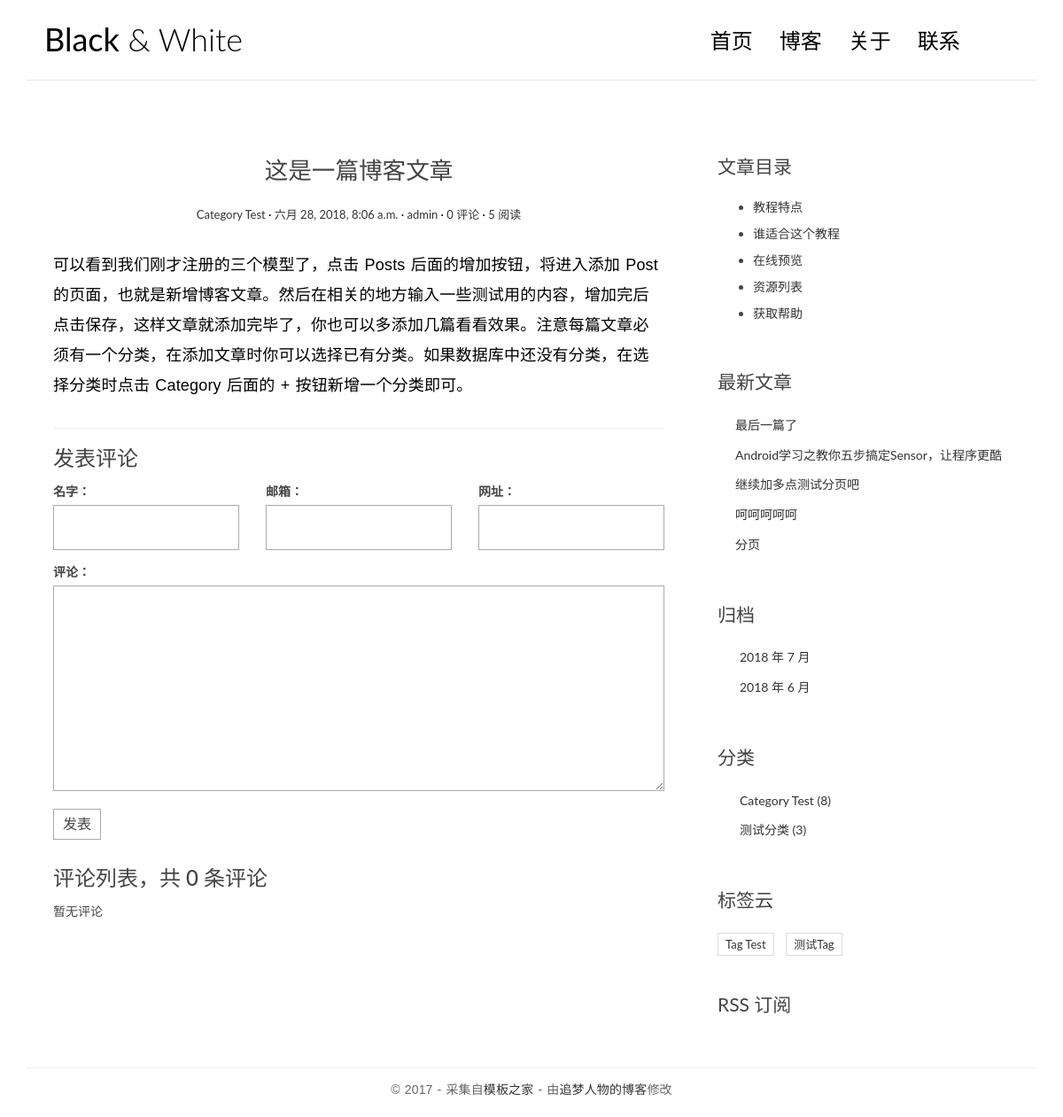
The app's page /post/2/ with its own data.
### blog/models.py (models this page shows, shortened)
@python_2_unicode_compatible
class Post(models.Model):
    title = models.CharField(max_length=70)         # max_length 参数则指定允许的最大长度
    body = models.TextField()
    created_time = models.DateTimeField()
    modified_time = models.DateTimeField()
    excerpt = models.CharField(max_length=200, blank=True)
    category = models.ForeignKey(Category)          # 一对多的关联关系
    tags = models.ManyToManyField(Tag, blank=True)  # 多对多的关联关系
    author = models.ForeignKey(User)
    views = models.PositiveIntegerField(default=0)
    def increase_views(self):
        self.views += 1
        self.save(update_fields=['views'])
    def get_absolute_url(self):
        return reverse('blog:detail', kwargs={'pk': self.pk})
    class Meta:
        ordering = ['-created_time']
    def save(self, *args, **kwargs):
        if not self.excerpt:
            md = markdown.Markdown(extensions=[
                'markdown.extensions.extra',
                'markdown.extensions.codehilite',
            ])
            self.excerpt = strip_tags(md.convert(self.body))[:54]
        super(Post, self).save(*args, **kwargs)

class Category(models.Model):
    name = models.CharField(max_length=100)

class Tag(models.Model):
    name = models.CharField(max_length=100)

### blog/views.py (the view)
# urls.py: url(r'^post/(?P<pk>[0-9]+)/$', views.PostDetailView.as_view(), name='detail'),
class PostDetailView(DetailView):
    model = Post
    template_name = 'blog/detail.html'
    context_object_name = 'post'
    def get(self, request, *args, **kwargs):
        response = super(PostDetailView, self).get(request, *args, **kwargs)
        self.object.increase_views()
        return response
    def get_object(self, queryset=None):
        post = super(PostDetailView, self).get_object(queryset=None)
        post.body = markdown.markdown(post.body,
                                      extensions=[
                                          'markdown.extensions.extra',
                                          'markdown.extensions.codehilite',
                                          'markdown.extensions.toc',
                                      ])
        return post
    def get_context_data(self, **kwargs):
        context = super(PostDetailView, self).get_context_data(**kwargs)
        form = CommentForm()
        comment_list = self.object.comment_set.all()
        context.update({
            'form': form,
            'comment_list': comment_list
        })
        return context

### comments/forms.py
class CommentForm(forms.ModelForm):
    class Meta:
        model = Comment
        fields = ['name', 'email', 'url', 'text']

### blog/templatetags/blog_tags.py (called while the page is built)
@register.simple_tag
def get_recent_posts(num=5):
    return Post.objects.all().order_by('-created_time')[:num]

@register.simple_tag
def archives():
    return Post.objects.dates('created_time', 'month', order='DESC')

@register.simple_tag
def get_categories():
    return Category.objects.annotate(num_posts=Count('post')).filter(num_posts__gt=0)

@register.simple_tag
def get_tags():
    return Tag.objects.annotate(num_posts=Count('post')).filter(num_posts__gt=0)

### templates/blog/detail.html (shortened to what this page needs)
{% extends 'base.html' %}
{% block main %}
    <article class="post post-{{ post.pk }}">
        <header class="entry-header">
            <h1 class="entry-title">{{ post.title }}</h1>
            <div class="entry-meta">
                <span class="post-category"><a href="#">{{ post.category.name }}</a></span>
                <span class="post-date"><a href="#"><time class="entry-date"
                                                          datetime="{{ post.created_time }}">{{ post.created_time }}</time></a></span>
                <span class="post-author"><a href="#">{{ post.author }}</a></span>
                <span class="comments-link"><a href="#">{{ post.comment_set.count }} 评论</a></span>
                <span class="views-count"><a href="#">{{ post.views }} 阅读</a></span>
            </div>
        </header>
        <div class="entry-content clearfix">
            {{ post.body|safe }}
        </div>
    </article>
    <section class="comment-area" id="comment-area">
        <hr>
        <h3>发表评论</h3>
        <form action="{% url 'comments:post_comment' post.pk %}" method="post" class="comment-form">
            <div class="row">
                <div class="col-md-4">
                    <label for="{{ form.name.id_for_label }}">名字：</label>
                    {{ form.name }}
                </div>
                <div class="col-md-4">
                    <label for="{{ form.email.id_for_label }}">邮箱：</label>
                    {{ form.email }}
                </div>
                <div class="col-md-4">
                    <label for="{{ form.url.id_for_label }}">网址：</label>
                    {{ form.url }}
                </div>
                <div class="col-md-12">
                    <label for="{{ form.text.id_for_label }}">评论：</label>
                    {{ form.text }}
                    <button type="submit" class="comment-btn">发表</button>
                </div>
            </div>
        </form>
        <div class="comment-list-panel">
            <h3>评论列表，共 <span>{{ post.comment_set.count }}</span> 条评论</h3>
            <ul class="comment-list list-unstyled">
                {% for comment in comment_list %}
                <li class="comment-item">
                    <span class="nickname">{{ comment.name }}</span>
                    <time class="submit-date" datetime="2012-11-09T23:15:57+00:00">{{ comment.created_time }}</time>
                    <div class="text">
                        {{ comment.text }}
                    </div>
                </li>
                {% empty %}
                  暂无评论
                {% endfor %}
            </ul>
        </div>
    </section>
{% endblock main %}
{% block toc %}
    <div class="widget widget-content">
        <h3 class="widget-title">文章目录</h3>
        <ul>
            <li>
                <a href="#">教程特点</a>
            </li>
            <li>
                <a href="#">谁适合这个教程</a>
            </li>
            <li>
                <a href="#">在线预览</a>
            </li>
            <li>
                <a href="#">资源列表</a>
            </li>
            <li>
                <a href="#">获取帮助</a>
            </li>
        </ul>
    </div>
{% endblock toc %}

### templates/base.html (shortened to what this page needs)
{% load staticfiles %}
{% load blog_tags %}
<!DOCTYPE html>
<html>
<head>
    <link rel="stylesheet" href="http://code.ionicframework.com/ionicons/2.0.1/css/ionicons.min.css">
    <link rel="stylesheet" href="{% static 'blog/css/bootstrap.min.css' %}">
    <link rel="stylesheet" href="{% static 'blog/css/pace.css' %}">
    <link rel="stylesheet" href="{% static 'blog/css/custom.css' %}">
    <link rel="stylesheet" href="{% static 'blog/css/highlights/github.css' %}">
</head>
<body>
<div class="container">
    <header id="site-header">
        <div class="row">
            <div class="col-md-4 col-sm-5 col-xs-8">
                <div class="logo">
                    <h1><a href="{% url 'blog:index' %}"><b>Black</b> &amp; White</a></h1>
                </div>
            </div>
            <div class="col-md-8 col-sm-7 col-xs-4">
                <nav class="main-nav" role="navigation">
                    <div class="collapse navbar-collapse" id="bs-example-navbar-collapse-1">
                        <ul class="nav navbar-nav navbar-right">
                            <li class="cl-effect-11"><a href="{% url 'blog:index' %}" data-hover="首页">首页</a></li>
                            <li class="cl-effect-11"><a href="full-width.html" data-hover="博客">博客</a></li>
                            <li class="cl-effect-11"><a href="about.html" data-hover="关于">关于</a></li>
                            <li class="cl-effect-11"><a href="contact.html" data-hover="联系">联系</a></li>
                        </ul>
                    </div>
                </nav>
            </div>
        </div>
    </header>
</div>
<div class="content-body">
    <div class="container">
        <div class="row">
            <main class="col-md-8">
                {% block main %}
                {% endblock main %}
            </main>
            <aside class="col-md-4">
                {% block toc %}
                {% endblock toc %}
                <div class="widget widget-recent-posts">
                    <h3 class="widget-title">最新文章</h3>
                    {% get_recent_posts as recent_post_list %}
                    <ul>
                        {% for post in recent_post_list %}
                        <li>
                            <a href="{{ post.get_absolute_url }}">{{ post.title }}</a>
                        </li>
                        {% empty %}
                        暂无文章！
                        {% endfor %}
                    </ul>
                </div>
                <div class="widget widget-archives">
                    <h3 class="widget-title">归档</h3>
                    {% archives as date_list %}
                    <ul>
                        {% for date in date_list %}
                        <li>
                            <a href="{% url 'blog:archives' date.year date.month %}">{{ date.year }} 年 {{ date.month }} 月</a>
                        </li>
                        {% empty %}
                        暂无归档！
                        {% endfor %}
                    </ul>
                </div>
                <div class="widget widget-category">
                    <h3 class="widget-title">分类</h3>
                    {% get_categories as category_list %}
                    <ul>
                        {% for category in category_list %}
                        <li>
                            <a href="{% url 'blog:category' category.pk %}">{{ category.name }}
                                <span class="post-count">({{ category.num_posts }})</span>
                            </a>
                        </li>
                        {% empty %}
                        暂无分类！
                        {% endfor %}
                    </ul>
                </div>
                <div class="widget widget-tag-cloud">
                    <h3 class="widget-title">标签云</h3>
                     {% get_tags as tag_list %}
                    <ul>
                        {% for tag in tag_list %}
                        <li>
                          <a href="{% url 'blog:tag' tag.pk %}">{{ tag.name }}</a>
                        </li>
                        {% empty %}
                        暂无标签！
                        {% endfor %}
                    </ul>
                </div>
                <div class="rss">
                    <a href=""> RSS 订阅</a>
                </div>
            </aside>
        </div>
    </div>
</div>
<footer id="site-footer">
    <div class="container">
        <div class="row">
            <div class="col-md-12">
                <p class="copyright">&copy 2017 - 采集自<a href="http://www.cssmoban.com/"
                                                        target="_blank" title="模板之家">模板之家</a>
                    - 由<a href="http://zmrenwu.com/" title="网页模板" target="_blank">追梦人物的博客</a>修改
                </p>
            </div>
        </div>
    </div>
</footer>
</body>
</html>

### blog/static/blog/css/custom.css (style rules this page uses)
* { outline: none; }
h1, h2, h3, h4, h5, h6 { margin-top: 0; }
b { font-weight: 400; }
a { color: #333; }
body { color: #444; font-family: 'Lato', sans-serif; }
p { font-family: 'Ubuntu', sans-serif; font-weight: 400; word-spacing: 1px; letter-spacing: 0.01em; }
#site-header { background-color: #FFF; padding: 25px 20px; margin-bottom: 40px; border-bottom: 1px solid #e7e7e7; }
.logo h1 a { color: #000; }
.logo h1 { margin: 0; font-family: 'Lato', sans-serif; font-weight: 300; }
.main-nav { margin-top: 11px; max-width: 95%; }
.main-nav a { color: #000000 !important; padding: 0 0 5px 0 !important; margin-right: 30px; font-family: 'Lato', sans-serif; font-weight: 300; font-size: 24px; }
.cl-effect-11 a { padding: 10px 0; color: #0972b4; text-shadow: none; }
.cl-effect-11 a::before { position: absolute; top: 0; left: 0; overflow: hidden; padding: 0 0 5px 0 !important; max-width: 0; border-bottom: 1px solid #000; color: #000; content: attr(data-hover); white-space: nowrap; -webkit-transition: max-width 0.5s; -moz-transition: max-width 0.5s; transition: max-width 0.5s; }
.content-body { padding-bottom: 4em; }
.post { background: #fff; padding: 30px 30px 0; }
.entry-title { text-align: center; font-size: 1.9em; margin-bottom: 20px; line-height: 1.6; padding: 10px 20px 0; }
.entry-meta { text-align: center; color: #DDDDDD; font-size: 13px; margin-bottom: 30px; }
.entry-content { font-size: 18px; line-height: 1.9; font-weight: 300; color: #000; }
.post-category::after, .post-date::after, .post-author::after, .comments-link::after { content: ' ·'; color: #000; }
.widget { background: #fff; padding: 30px 0 0; }
.widget-title { font-size: 1.5em; margin-bottom: 20px; line-height: 1.6; padding: 10px 0 0; font-weight: 400; }
.widget-recent-posts ul { padding: 0; margin: 0; padding-left: 20px; }
.widget-recent-posts ul li { list-style-type: none; position: relative; line-height: 170%; margin-bottom: 10px; }
.widget-recent-posts ul li::before { content: '\f3d3'; font-family: "Ionicons"; position: absolute; left: -17px; top: 3px; font-size: 16px; color: #000; }
.widget-archives ul { padding: 0; margin: 0; padding-left: 25px; }
.widget-archives ul li { list-style-type: none; position: relative; line-height: 170%; margin-bottom: 10px; }
.widget-archives ul li::before { content: '\f3f3'; font-family: "Ionicons"; position: absolute; left: -25px; top: 1px; font-size: 16px; color: #000; }
.widget-category ul { padding: 0; margin: 0; padding-left: 25px; }
.widget-category ul li { list-style-type: none; position: relative; line-height: 170%; margin-bottom: 10px; }
.widget-category ul li::before { content: '\f3fe'; font-family: "Ionicons"; position: absolute; left: -25px; top: 1px; font-size: 18px; color: #000; }
.widget-tag-cloud ul { padding: 0; margin: 0; margin-right: -10px; }
.widget-tag-cloud ul li { list-style-type: none; font-size: 13px; display: inline-block; margin-right: 10px; margin-bottom: 10px; padding: 3px 8px; border: 1px solid #ddd; }
.widget-content ul li { margin-bottom: 10px; }
.rss { font-size: 21px; margin-top: 30px; }
.rss a { color: #444; }
#site-footer { padding-top: 10px; padding: 0 0 1.5em 0; }
.copyright { text-align: center; padding-top: 1em; margin: 0; border-top: 1px solid #eee; color: #666; }
.contact-form input, .comment-form input { border: 1px solid #aaa; margin-bottom: 15px; width: 100%; padding: 15px 15px; font-size: 16px; line-height: 100%; transition: 0.4s border-color linear; }
.contact-form textarea, .comment-form textarea { border: 1px solid #aaa; margin-bottom: 15px; width: 100%; padding: 15px 15px; font-size: 16px; line-height: 20px !important; min-height: 183px; transition: 0.4s border-color linear; }
.comment-area { padding: 0 30px 0; }
.comment-form { margin-top: 15px; }
.comment-form .comment-btn { background-color: #fff; border: 1px solid #aaa; font-size: 16px; padding: 5px 10px; }
.comment-list-panel { margin-top: 30px; }
.comment-list { margin-top: 15px; }

### records on screen
Post: title "这是一篇博客文章", category.name "Category Test", created_time "六月 28, 2018, 8:06 a.m.", author "admin", comment_set.count "0", views "5", body "可以看到我们刚才注册的三个模型了，点击 Posts 后面的增加按钮，将进入添加 Post 的页面，也就是新增博客文章。然后在相关的地方输入一些测试用的内容，增加完后点击保存，这样文章就添加完毕了，你也可以多添加几篇看看效果。注意每篇文章必须有一个分类，在添加文章时你可以选择已有分类。如果数据库中还没有分类，在选择分类时点击 Category 后面的 + 按钮新增一个分类即可。"
Post: title "最后一篇了"
Post: title "Android学习之教你五步搞定Sensor，让程序更酷"
Post: title "继续加多点测试分页吧"
Post: title "呵呵呵呵呵"
Post: title "分页"
Category: name "Category Test", num_posts "8"
Category: name "测试分类", num_posts "3"
Tag: name "Tag Test"
Tag: name "测试Tag"

### other values on screen
{{ date.year }} "2018" "2018"
{{ date.month }} "7" "6"
